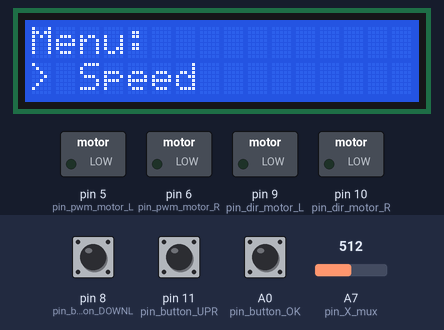
A sketch run on a simulated Arduino Nano, built with avr-gcc and run on an emulated ATmega328P. Shown: 16×2 character LCD, switched loads named in the sketch (green lamp = pin HIGH). The inputs (shaded band) are chosen by the test bench; at power-on: pin 8 (pin_button_DOWNL) HIGH, A0 (pin_button_OK) HIGH, A7 (pin_X_mux) = 512, pin 11 (pin_button_UPR) HIGH. EEPROM starts erased; pins used as bus, display or sensor lines are not drawn; what the sketch prints to the serial monitor is not drawn.

Above: at 6.9 s.
7.0 s: pin 8 (pin_button_DOWNL) pulled LOW for 3.2 s
At 11.1 s:
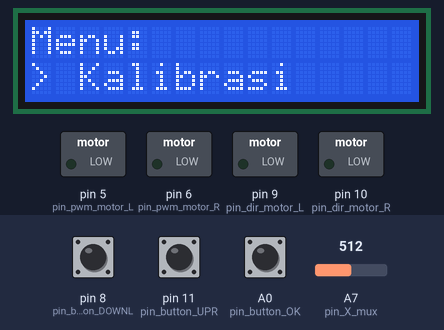
11.7 s: A0 (pin_button_OK) pulled LOW for 0.15 s
At 13.4 s:
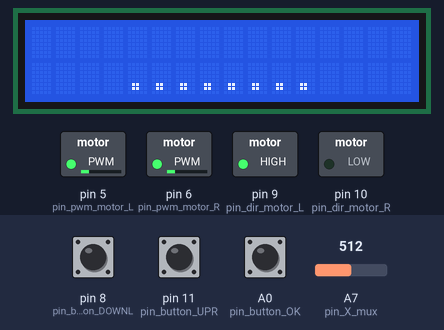
14.8 s: A0 (pin_button_OK) pulled LOW for 3.2 s
At 17.9 s:
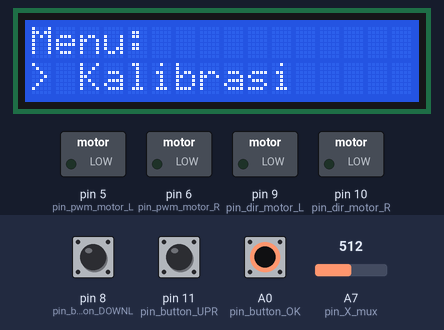
19.9 s: A7 (pin_X_mux) set to 528
At 21.0 s:
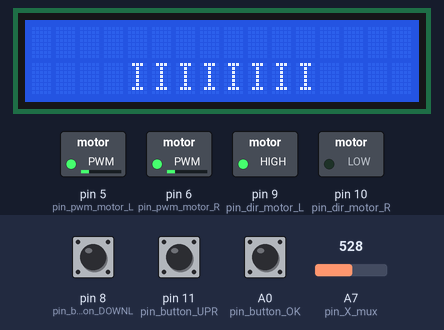
21.4 s: A7 (pin_X_mux) set to 511
At 22.5 s:
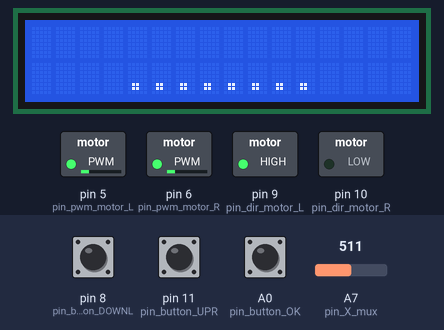
24.4 s: pin 8 (pin_button_DOWNL) driven LOW and A0 (pin_button_OK) driven LOW
At 26.8 s:
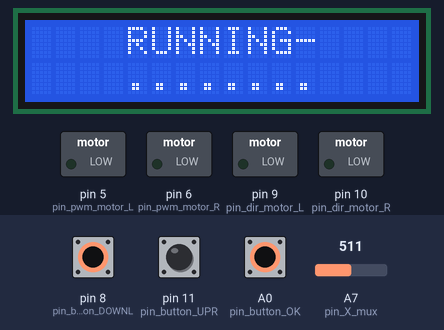
Timing chart, 0 to 28.4 s (numbered marks = the images above; inputs shaded):
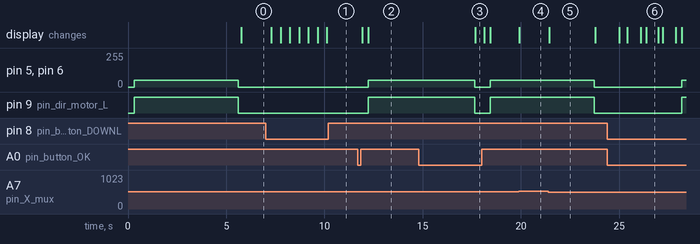

The sketch:

lineFollower.ino
```cpp
#include <Arduino.h>
#include <SPI.h>
#include <Wire.h>
#include <LiquidCrystal_I2C.h>
#include <EEPROM.h>

LiquidCrystal_I2C lcd(0x27, 16, 2);

#define pin_A_mux A1
#define pin_B_mux A2
#define pin_C_mux A3
#define pin_X_mux A7

#define pin_dir_motor_L 9
#define pin_pwm_motor_L 5
#define pin_dir_motor_R 10
#define pin_pwm_motor_R 6

#define pin_button_OK A0
#define pin_button_DOWNL 8
#define pin_button_UPR 11
#define pin_button_DOWNR 12

#define button_OK digitalRead(pin_button_OK)
#define button_DOWNL digitalRead(pin_button_DOWNL)
#define button_UPR digitalRead(pin_button_UPR)
#define button_DOWNR digitalRead(pin_button_DOWNR)

boolean A[8] = {0, 1, 0, 1, 1, 0, 0, 1};
boolean B[8] = {0, 0, 1, 1, 0, 0, 1, 1};
boolean C[8] = {0, 0, 0, 0, 1, 1, 1, 1};

char buff[100];
int index_menu = 0;
int run_speed = 150;
byte Kp = 0;
byte Ki = 0;
byte Kd = 0;
boolean polMotor_L = 0;
boolean polMotor_R = 0;

#define GARIS_HITAM 0
#define GARIS_PUTIH 1

#define OR 1
#define XOR 2

struct dataSetting {
  int speed;
  byte kp;
  byte ki;
  byte kd;
  unsigned int calibration_value[8];
  char name[15];
};

dataSetting setting;

bool robotRunning = false;

void setup() {
  begin();
  lcd.begin(16, 2);
  lcd.clear();
  lcd.backlight();
  setPID(7, 0, 2);
  polaritasMotor(0, 0);
}

void loop() {
  if (robotRunning) {
    RobotLoop();
  } else {
    navigateMenu();
  }
}

void saveSetting() {
  EEPROM.put(0, setting);
}

void loadSetting() {
  EEPROM.get(0, setting);
  run_speed = setting.speed;
  Kp = setting.kp;
  Ki = setting.ki;
  Kd = setting.kd;
}

void polaritasMotor(boolean left, boolean right) {
  polMotor_L = left;
  polMotor_R = right;
}

void setPID(byte p, byte i, byte d) {
  Kp = p;
  Ki = i;
  Kd = d;
  setting.kp = p;
  setting.ki = i;
  setting.kd = d;
  saveSetting();
}

byte readSensor() {
  unsigned int valSensor[8];
  byte dataSensorBit = 0b00000000;
  for (int i = 0; i < 8; i++) {
    digitalWrite(pin_A_mux, A[i]);
    digitalWrite(pin_B_mux, B[i]);
    digitalWrite(pin_C_mux, C[i]);
    delayMicroseconds(20);
    valSensor[i] = analogRead(pin_X_mux);
    if (valSensor[i] > setting.calibration_value[i]) {
      dataSensorBit = dataSensorBit + (0b10000000 >> i);
    }
  }
  return dataSensorBit;
}

void setMotor(int LL, int RR){
  if (RR < 0){
    digitalWrite(pin_dir_motor_R, 1);
    analogWrite(pin_pwm_motor_R, -RR);
  }
  if (RR >= 0){
    digitalWrite(pin_dir_motor_R, 0);
    analogWrite(pin_pwm_motor_R, RR);
  }
  if (LL < 0){
    digitalWrite(pin_dir_motor_L, 1);
    analogWrite(pin_pwm_motor_L, -LL);
  }
  if (LL >= 0){
    digitalWrite(pin_dir_motor_L, 0);
    analogWrite(pin_pwm_motor_L, LL);
  }
}

double P = 0;
double D = 0;
double I = 0;
double error = 0;
double lastError = 0;
double lastProcess = 0;
double sumOut = 0;

void followLine(byte dataSensor) {
  double current_millis = millis();
  double deltaTime = (current_millis - lastProcess) / 1000;
  switch (dataSensor) {
  case 0b00011000:
    error = 0;
    break;
  case 0b00011100:
    error = -1;
    break;
  case 0b00111000:
    error = 1;
    break;
  case 0b00001000:
    error = -1;
    break;
  case 0b00010000:
    error = 1;
    break;
  case 0b00001100:
    error = -2;
    break;
  case 0b00110000:
    error = 2;
    break;
  case 0b00001110:
    error = -3;
    break;
  case 0b01110000:
    error = 3;
    break;
  case 0b00000100:
    error = -3;
    break;
  case 0b00100000:
    error = 3;
    break;
  case 0b00000110:
    error = -4;
    break;
  case 0b01100000:
    error = 4;
    break;
  case 0b00000010:
    error = -5;
    break;
  case 0b01000000:
    error = 5;
    break;
  case 0b00000011:
    error = -6;
    break;
  case 0b11000000:
    error = 6;
    break;
  case 0b00000001:
    error = -8;
    break;
  case 0b10000000:
    error = 8;
    break;
  }
  Serial.println(error);

  P = error * Kp;
  D = ((error - lastError) * Kd) / deltaTime;
  if (dataSensor & 0b01111110){
    sumOut = 0;
    I = 0;
  } else {
    sumOut += error * deltaTime;
    I = sumOut * Ki;
  }

  double rateError = error - lastError;
  lastError = error;
  double moveVal = P + I + D;
  double moveLeft = run_speed - moveVal;
  double moveRight = run_speed + moveVal;

  if (moveLeft > 255) {
    moveLeft = 255;
  }
  if (moveLeft < -255) {
    moveLeft = -255;
  }
  if (moveRight > 255) {
    moveRight = 255;
  }
  if (moveRight < -255) {
    moveRight = -255;
  }
  setMotor(moveLeft, moveRight);
}

void calibrate_sensor() {
  lcd.clear();
  unsigned int minValue[8] = {1023, 1023, 1023, 1023, 1023, 1023, 1023, 1023};
  unsigned int maxValue[8] = {0, 0, 0, 0, 0, 0, 0, 0};
  delay(300);

  unsigned long LMC = millis();
  setMotor(-50, 50);
  while (millis() - LMC < 5300) {
    for (int i = 0; i < 8; i++) {
      digitalWrite(pin_A_mux, A[i]);
      digitalWrite(pin_B_mux, B[i]);
      digitalWrite(pin_C_mux, C[i]);
      delayMicroseconds(20);
      if (analogRead(pin_X_mux) > maxValue[i]) {
        maxValue[i] = analogRead(pin_X_mux);
      }
      if (analogRead(pin_X_mux) < minValue[i]) {
        minValue[i] = analogRead(pin_X_mux);
      }
    }
    int sens = readSensor();
    for (int i = 0; i < 8; i++) {
      lcd.setCursor((i+4), 1);
      if ((sens << i) & 0b10000000) {
        lcd.print("I");
      } else {
        lcd.print(".");
      }
    }
    lcd.display();

    if (!button_OK) {
      delay(300);
      index_menu = 2;
    }
  }
  setMotor(0, 0);

  for (int i = 0; i < 8; i++) {
    setting.calibration_value[i] = (maxValue[i] + minValue[i]) / 2;
  }
  saveSetting();
}

void begin() {
  Serial.begin(9600);
  pinMode(pin_button_OK, INPUT_PULLUP);
  pinMode(pin_button_DOWNL, INPUT_PULLUP);
  pinMode(pin_button_UPR, INPUT_PULLUP);
  pinMode(pin_button_DOWNR, INPUT_PULLUP);

  pinMode(pin_dir_motor_L, OUTPUT);
  pinMode(pin_pwm_motor_L, OUTPUT);
  pinMode(pin_dir_motor_R, OUTPUT);
  pinMode(pin_pwm_motor_R, OUTPUT);

  pinMode(pin_A_mux, OUTPUT);
  pinMode(pin_B_mux, OUTPUT);
  pinMode(pin_C_mux, OUTPUT);

  lcd.backlight();
  lcd.clear();

  loadSetting();

  calibrate_sensor();
}

void navigateMenu() {
  static int menuIndex = 0;
  if (!button_UPR) {
    menuIndex++;
    delay(200);
  }
  if (!button_DOWNL) {
    menuIndex--;
    delay(200);
  }
  if (menuIndex < 0) {
    menuIndex = 3;
  }
  if (menuIndex > 3) {
    menuIndex = 0;
  }

  if (!button_OK) {
    delay(200);
    switch (menuIndex) {
    case 0:
      run_speed = setSpeed();
      break;
    case 1:
      calibrate_sensor();
      break;
    case 2:
      displaySensor();
      break;
    case 3:
      robotRunning = true;
      break;
    }
  }

  lcd.clear();
  lcd.setCursor(0, 0);
  lcd.print("Menu:");
  if(menuIndex == 0){
    lcd.setCursor(0, 1);
    lcd.print("> Speed");}
  if(menuIndex == 1){
    lcd.setCursor(0, 1);
    lcd.print("> Kalibrasi");}
  if(menuIndex == 2){
    lcd.setCursor(0, 1);
    lcd.print("> Display Sensor");}
  if(menuIndex == 3){
    lcd.setCursor(0, 1);
    lcd.print("> Run Robot");}
  delay(250);
}

int setSpeed() {
  int speed = run_speed;
  while (true) {
    lcd.clear();
    lcd.setCursor(0, 0);
    lcd.print("Speed:");
    lcd.setCursor(0, 1);
    lcd.print("Speed: ");
    lcd.setCursor(7, 1);
    lcd.print(speed);
    lcd.display();
    if (!button_UPR) {
      speed += 10;
      if (speed > 255) {
        speed = 255;
      }
      delay(200);
    }
    if (!button_DOWNL) {
      speed -= 10;
      if (speed < 0) {
        speed = 0;
      }
      delay(200);
    }
    if (!button_OK) {
      delay(200);
      setting.speed = speed;
      saveSetting();
      return speed;
    }
  }
}

void displaySensor() {
  lcd.clear();
  lcd.setCursor(0, 0);
  lcd.print("Read Sensor:");
  while (true) {
    int sens = readSensor();
    for (int i = 0; i < 8; i++) {
      lcd.setCursor((i+4), 1);
      if ((sens << i) & 0b10000000) {
        lcd.print("I");
      } else {
        lcd.print(".");
      }
    }
    if (!button_OK) {
      delay(200);
      break;
    }
  }
}

void RobotLoop() {
  lcd.clear();
  lcd.setCursor(4, 0);
  lcd.print("RUNNING-");
  while (true) {
    byte sensorValue = readSensor();
    for (int i = 0; i < 8; i++) {
      lcd.setCursor((i+4), 1);
      if ((sensorValue << i) & 0b10000000) {
        lcd.print("I");
      } else {
        lcd.print(".");
      }
    }
    lcd.display();
    followLine(sensorValue);
    if (!button_OK) {
      setMotor(0, 0);
      robotRunning = false;
      delay(200);
      break;
    }
  }
}
```

Measured:
- the behaviour switches between 512 and 513 on A7 (pin_X_mux) (found by bisection; images 3 and 4)
- after the input at 7.0 s, the display: first changes after 0.30 s (image 1 shows a later state)
- after the input at 11.7 s, pin 5 (pin_pwm_motor_L), pin 6 (pin_pwm_motor_R): 0/255 → 50/255 after 0.52 s; pin 9 (pin_dir_motor_L): LOW → HIGH after 0.52 s; the display: first changes after 0.22 s (image 2 shows a later state)
- after the input at 14.8 s, pin 5 (pin_pwm_motor_L), pin 6 (pin_pwm_motor_R): 50/255 → 0/255 after 2.9 s instead of 2.7 s; pin 9 (pin_dir_motor_L): HIGH → LOW after 2.9 s instead of 2.7 s
- after the input at 19.9 s, the display: changes at once (image 4)
- after the input at 21.4 s, the display: changes at once (image 5)
- after the input at 24.4 s, pin 5 (pin_pwm_motor_L), pin 6 (pin_pwm_motor_R): 0/255 → 50/255 after 3.8 s; pin 9 (pin_dir_motor_L): LOW → HIGH after 3.8 s; the display: first changes after 0.60 s (image 6 shows a later state)
